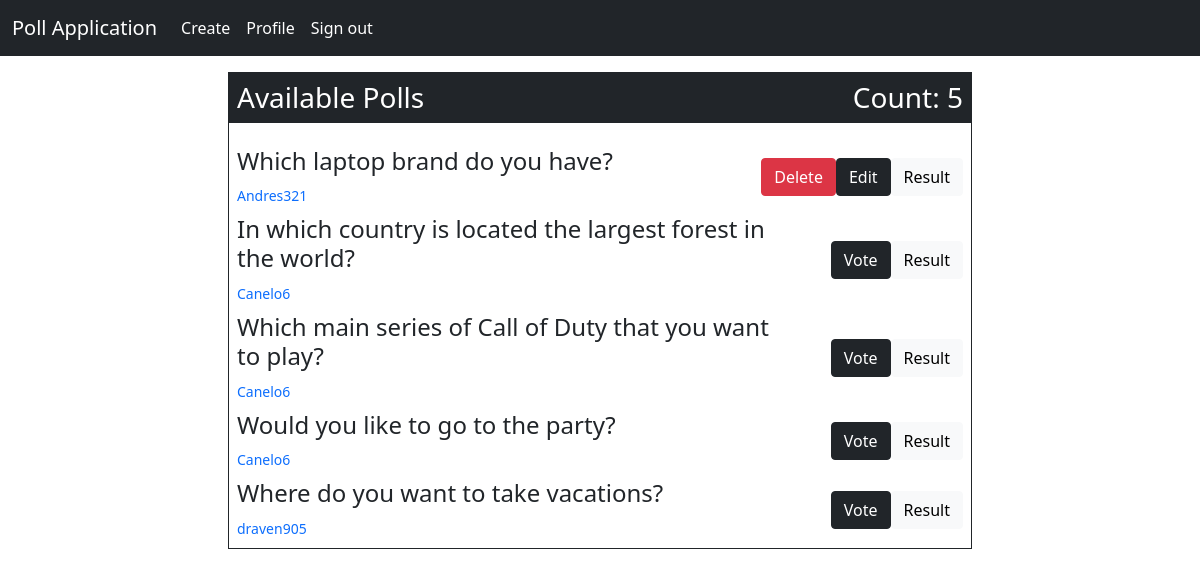
/home/ (signed in), run on the app's committed database.
### base/models.py (models this page shows, shortened)
class Poll(models.Model):
    poll_creator = models.ForeignKey(Profile, null=True, on_delete=models.CASCADE)
    poll_uuid = models.UUIDField(default=uuid.uuid4)
    poll_img = models.ImageField(blank=True, null=True, upload_to='vote_img')
    question = models.TextField(max_length=65)
    question_slug = models.SlugField(default=None, max_length=65)
    question_one = models.CharField(max_length=30)
    question_two = models.CharField(max_length=30)
    question_three = models.CharField(max_length=30)
    voted = models.ManyToManyField(User, related_name='user_voted', null=True, blank=True)
    question_one_count = models.IntegerField(default=0)
    question_two_count = models.IntegerField(default=0)
    question_three_count = models.IntegerField(default=0)
    date_created = models.DateField(default=datetime.now, blank=True, null=True)

### accounts/models.py (models this page shows, shortened)
class Profile(models.Model):
    profile_uuid = models.UUIDField(default=uuid.uuid4)
    user = models.OneToOneField(User, on_delete=models.CASCADE)
    profile_picture = models.ImageField(default='default.jpg', upload_to='profile_pics', blank=True, null=True)
    profile_slug = models.SlugField(unique=True, default=None)

### base/views.py (the view)
# urls.py: path('', views.home, name='home'),
@login_required
def home(request):
    poll_list = Poll.objects.all().order_by('-id')
    total_polls = poll_list.count()
    context = {'poll_list': poll_list, 'total_polls': total_polls}
    return render(request, 'base/home.html', context)

### base/templates/base/home.html (shortened to what this page needs)
{% extends 'main.html' %}
{% block content %}
<div class="col-lg-8 col-md-10 col-12">
    <div class="border border-dark">
    <h3 class="bg-dark text-white p-2 text-capitalize">Available polls
        <div class="float-end">count: {{ total_polls }}</div>
    </h3>
      <div class="p-2">
            {% for data in poll_list %}
                <div class="d-flex justify-content-between mt-2">
                    <div class="w-75">
                        <h4>{{ data.question }}</h4>
                        <small><a href="{% url 'creator-profile' data.poll_creator.profile_slug data.poll_creator.profile_uuid %}" class="text-decoration-none">{{ data.poll_creator.user.username }}</a></small>
                    </div>
                    <div class="button-div d-flex align-items-center">
                        {% if data.poll_creator.user.username != request.user.username and not request.user in data.voted.all %}
                            <a href="{% url 'vote' data.question_slug data.poll_uuid %}" class="btn btn-dark">Vote</a>
                        {% endif %}
                        {% if data.poll_creator.user.username == request.user.username %}
                            <a href="{% url 'delete' data.question_slug data.poll_uuid %}" class="btn btn-danger">Delete</a>
                            <a href="{% url 'edit' data.question_slug data.poll_uuid %}" class="btn btn-dark">Edit</a>
                        {% endif %}
                        <a href="{% url 'result' data.question_slug data.poll_uuid %}" class="btn btn-light">Result</a>
                    </div>
                </div>
            {% endfor %}
        </div>
    </div>
</div>
{% endblock content %}

### data on the page
Poll: question "Which laptop brand do you have?", poll_creator.user.username "Andres321", shows "Delete"
Poll: question "In which country is located the largest forest in the world?", poll_creator.user.username "Canelo6", shows "Vote"
Poll: question "Which main series of Call of Duty that you want to play?", poll_creator.user.username "Canelo6", shows "Vote"
Poll: question "Would you like to go to the party?", poll_creator.user.username "Canelo6", shows "Vote"
Poll: question "Where do you want to take vacations?", poll_creator.user.username "draven905", shows "Vote"

### other printed values
{{ total_polls }} "5"
